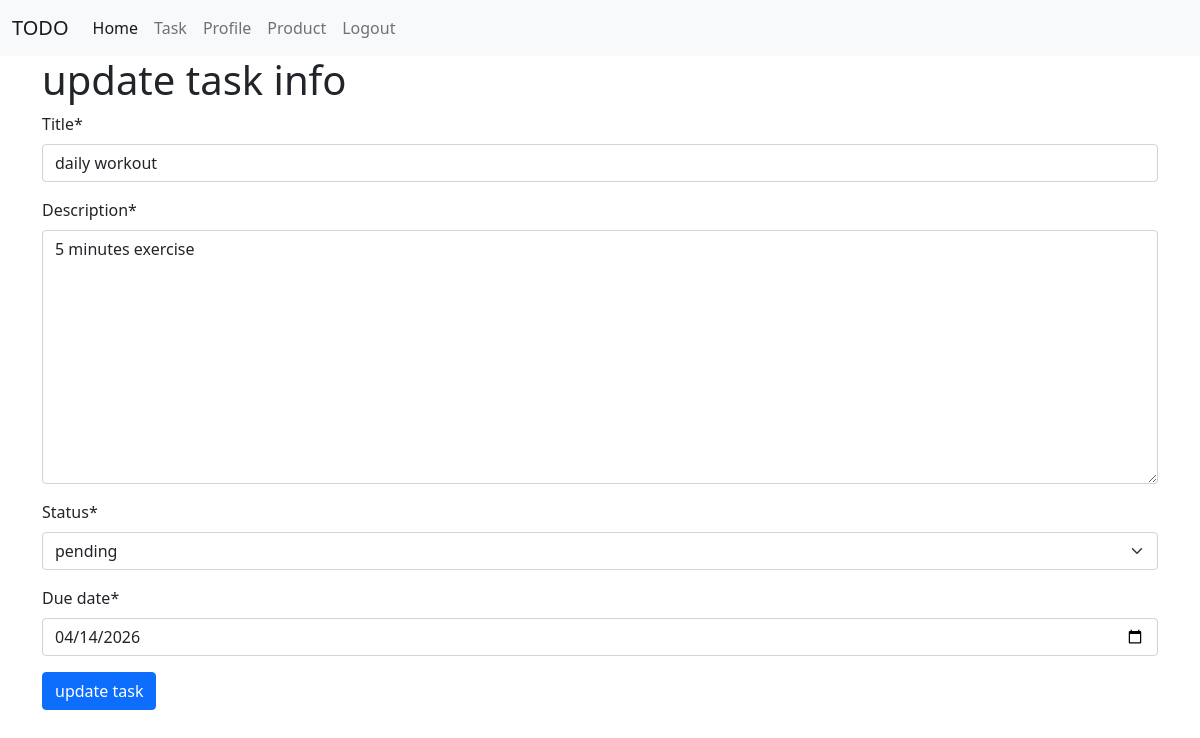
Page /update-task/2/ (signed in) on the committed database.
### tasks/models.py (models this page shows, shortened)
class TaskModel(models.Model):
    STATUS = {
        ('pending','pending'),
        ('InProgress','InProgress'),
        ('Completed','Completed'),
        ('Canceled','Canceled'),
    }
    title = models.CharField(max_length=200, null=True)
    description=models.TextField(null=True)
    status=models.CharField(max_length=20,choices=STATUS,null=True)
    due_date=models.DateField(null=True)
    created_at=models.DateField(auto_now_add=True,null=True)
    updated_at=models.DateField(auto_now=True,null=True)
    created_by=models.ForeignKey(CustomUserInfoModel,on_delete=models.CASCADE,null=True)

### tasks/views.py (the view)
# urls.py: path('update-task/<str:t_id>/',update_task,name='update_task'),
@login_required
def update_task(request,t_id):
    task_data = get_object_or_404(TaskModel,id=t_id)
    if request.method=='POST':
        form_data = TaskForm(request.POST,instance=task_data)
        if form_data.is_valid():
            data = form_data.save(commit=False)
            data.created_by = request.user
            data.save()
            return redirect('task_list')
    else:
             form_data=TaskForm(instance=task_data)
    context={
            'form_data' : form_data,
            'form_title' : 'update task info',
            'btn_name' : 'update task',
        }
    return render(request,'master/base-form.html',context)

### tasks/forms.py
class TaskForm(forms.ModelForm):
    class Meta:
        model = TaskModel
        fields=['title','description','status','due_date']
        exclude=['created_by']
        widgets={
            'due_date':forms.DateInput(attrs={'type' : 'date'}),
        }

### tasks/templates/master/base-form.html (shortened to what this page needs)
{% extends "master/base.html" %}
{% load crispy_forms_tags %}
{% block content %}
<h1>{{form_title}}</h1>
<form method="POST" enctype="multipart/form-data">
    {{form_data|crispy}}
    <button type="submit" class="btn btn-primary">{{btn_name}}</button>
</form>
{% endblock content %}

### rows in the picture
TaskModel: title "daily workout", description "5 minutes exercise", status "pending", due_date "04/14/2026"

### other values in the picture
{{ btn_name }} "update task"
